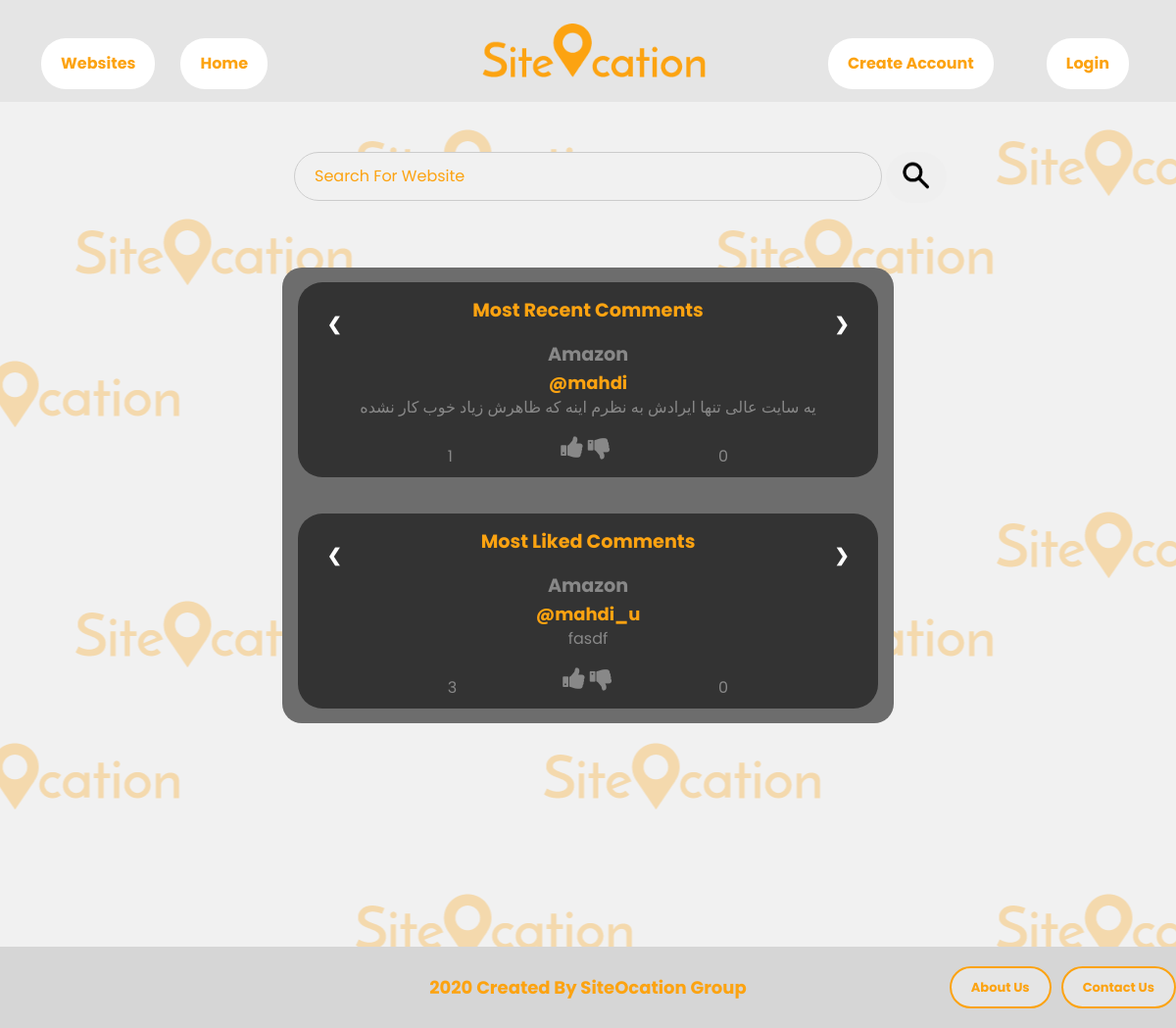
Page /home/ on the earlier database version.
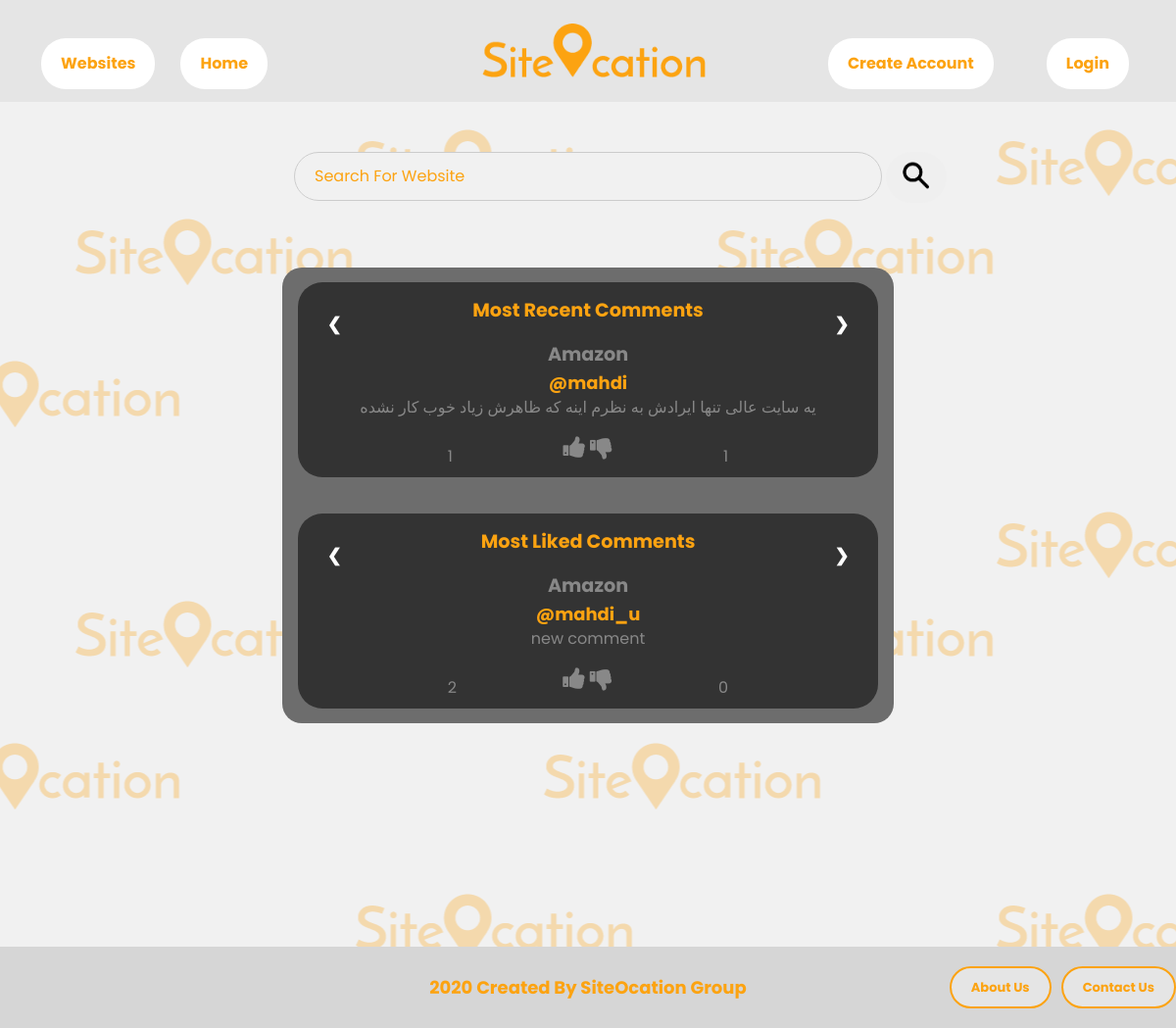
Same page on the later database version.
### website/models.py (models this page shows, shortened)
class Comment(models.Model):
    comment_id = models.AutoField(primary_key=True)
    website_id = models.ForeignKey(Website, on_delete=models.CASCADE)
    user_id = models.ForeignKey(Profile, on_delete=models.CASCADE)
    modified = models.DateTimeField(auto_now_add=True, help_text='When was this page created?')
    comment = models.CharField(max_length=600)
    likes = models.PositiveIntegerField(default=0)
    likes_table = models.ManyToManyField(User_in_built, related_name='likes')
    dislikes = models.PositiveIntegerField(default=0)
    dislikes_table = models.ManyToManyField(User_in_built, related_name='dislikes')
    rate_to_web = models.PositiveSmallIntegerField(blank=True, null=True, )
    reply = models.ForeignKey("self", blank=True, null=True, on_delete=models.CASCADE, related_name='+')
    def get_likes_count(self):
        return self.likes_table.count()
    def get_dislikes_count(self):
        return self.dislikes_table.count()

class Website(models.Model):
    website_domain_name = models.CharField(unique=True, max_length=71, primary_key=True,
                                           help_text='Website hostname without sub-domain and top-level-domain')
    name = models.CharField(max_length=200, unique=True, blank=False)
    description = models.TextField(max_length=1000, help_text='Enter a brief description of the website')
    founded = models.DateField(help_text='When was this website created?', blank=True, null=True, )
    modified = models.DateTimeField(auto_now_add=True, help_text='When was this page created?')
    writen_by = models.ForeignKey(Profile, on_delete=models.SET_NULL, null=True)
    founders = models.ManyToManyField(Founder, help_text='Who made this website?', blank=True)
    industry = models.ManyToManyField(Industry, help_text='Select a type for this website', blank=True)
    subsidiaries = models.ManyToManyField("self", max_length=200, blank=True,
                                          help_text='the companies that is owned or controlled by this company')
    brand_picture = models.ImageField(upload_to='img', null=True, blank=True,
                                      help_text="Upload the picture of website's brand.")
    headquarters = models.CharField(max_length=200,
                                    help_text='The location where most of the important'
                                              + ' functions of an organization are coordinated.',
                                    blank=True)
    numberOfEmployees = models.CharField(max_length=200, null=True, blank=True)
    areaServed = models.ForeignKey(AreaServed, on_delete=models.SET_NULL, null=True)
    likes = models.PositiveIntegerField(default=0)
    dislikes = models.PositiveIntegerField(default=0)
    class Meta:
        ordering = ['-likes', 'dislikes', 'name']
    def __str__(self):
        return self.name
    def get_absolute_url(self):
        return reverse('website-detail', args=[str(self.website_domain_name)])

class Profile(models.Model):
    user = models.OneToOneField(User_in_built, on_delete=models.CASCADE, primary_key=True)
    user_picture = models.ImageField(upload_to='img', help_text="Upload the picture of user.", blank=True, null=True, )
    bio = models.CharField(max_length=50, blank=True, null=True, )
    date_of_birth = models.DateField(default=timezone.now)
    class Meta:
        ordering = ['user__username']
    def get_absolute_url(self):
        return reverse('user-detail', args=[str(self.user.id)])

### website/views.py (the view, shortened to what this page needs)
# urls.py: 2. Add a URL to urlpatterns:  path('', views.home, name='home')
def home(request):
    is_logged = request.session.get('is_logged', False)
    recent_comments = Comment.objects.order_by('-modified')[:comments_counts_home]
    liked_comments = Comment.objects.order_by('-likes')[:comments_counts_home]
    context = {
        'recent_comments': recent_comments,
        'is_logged': is_logged,
        'liked_comments': liked_comments,
    }
    return render(request, 'home.html', context=context)

### website/templates/home.html (shortened to what the changed rows need)
{% extends "Main-a.html" %}
{% load static %}
{% load widget_tweaks %}
{% block content %}
<div class="Body">
    <div class="commentPlace" style="padding: 1.25% 0;">
        <div style="width: 95%; margin-left: 2.5%;" class="w3-content">
            {% for comment in recent_comments %}
            <div class="mySlides" style="margin-top: 0;">
                <div>
                    <a class="prev" onclick="plusSlides(-1)">&#10094;</a>
                    <a class="next" onclick="plusSlides(1)">&#10095;</a>
                </div>
                <p class="most">Most Recent Comments</p>
                <a class="website-tag-comment" href="{{ comment.website_id.get_absolute_url }}">
                    {{ comment.website_id }}
                </a><br>
                <a class="Comment" href="{{ comment.user_id.get_absolute_url }}">
                    @{{ comment.user_id.user.username }}
                </a>
                <p class="p-comment">
                    {{ comment.comment }}
                </p>
                <div class="likey">
                    <p class="like-count" id="like_count{{ comment.comment_id }}" >{{ comment.get_likes_count }}</p>
                    <p class="dislike-count" id="dislike_count{{ comment.comment_id }}">{{ comment.get_dislikes_count }}</p>
                    {% if user.is_authenticated %}
                        <button id="like_button" class="like" name="like" value="{{ comment.comment_id }}" ><span class="fa fa-thumbs-up"></span></button>
                        <button id="dislike_button" class="like" name="dislike" value="{{ comment.comment_id }}"><span class="fa fa-thumbs-down"></span></button>
                    {% else %}
                        <span class="fa fa-thumbs-up like2"></span>
                        <span class="fa fa-thumbs-down like2"></span>
                    {% endif %}
                </div>
            </div>
            {% endfor %}
        </div>
        <div style="width: 95%; margin-left: 2.5%; margin-top: -2%;" class="w3-content">
            {% for comment in liked_comments %}
                <div class="mySlides2">
                    <div>
                        <a class="prev" onclick="plusSlides1(-1)">&#10094;</a>
                        <a class="next" onclick="plusSlides1(1)">&#10095;</a>
                    </div>
                    <p class="most">Most Liked Comments</p>
                    <a class="website-tag-comment" href="{{ comment.website_id.get_absolute_url }}">
                        {{ comment.website_id }}
                    </a><br>
                    <a class="Comment" href="{{ comment.user_id.get_absolute_url }}">
                        @{{ comment.user_id.user.username }}
                    </a>
                    <p class="p-comment">
                        {{ comment.comment }}
                    </p>
                    <div class="likey">
                        <p class="like-count" id="like_count_down{{ comment.comment_id }}">{{ comment.get_likes_count }}</p>
                        <p class="dislike-count" id="dislike_count_down{{ comment.comment_id }}">{{ comment.get_dislikes_count }}</p>
                        {% if user.is_authenticated %}
                            <button id="like_button_down" class="like" name="like_down" value="{{ comment.comment_id }}" ><span class="fa fa-thumbs-up"></span></button>
                            <button id="dislike_button_down" class="like" name="dislike_down" value="{{ comment.comment_id }}"><span class="fa fa-thumbs-down"></span></button>
                        {% else %}
                            <span class="fa fa-thumbs-up like2"></span>
                            <span class="fa fa-thumbs-down like2"></span>
                        {% endif %}
                    </div>
                </div>
            {% endfor %}
        </div>
        </div>
</div>
{% endblock %}

Differences in the rows shown:
no longer on this page (row edited): Comment: website_id "Amazon", user_id.user.username "mahdi_u", comment "fasdf", get_likes_count "3", get_dislikes_count "0"
changed Comment "یه سایت عالی تنها ایرادش به نظرم اینه که ظاهرش زیاد خوب کار نشده": get_dislikes_count "0" → "1"
now on this page (row unchanged): Comment: website_id "Amazon", user_id.user.username "mahdi_u", comment "new comment", get_likes_count "2", get_dislikes_count "0"
